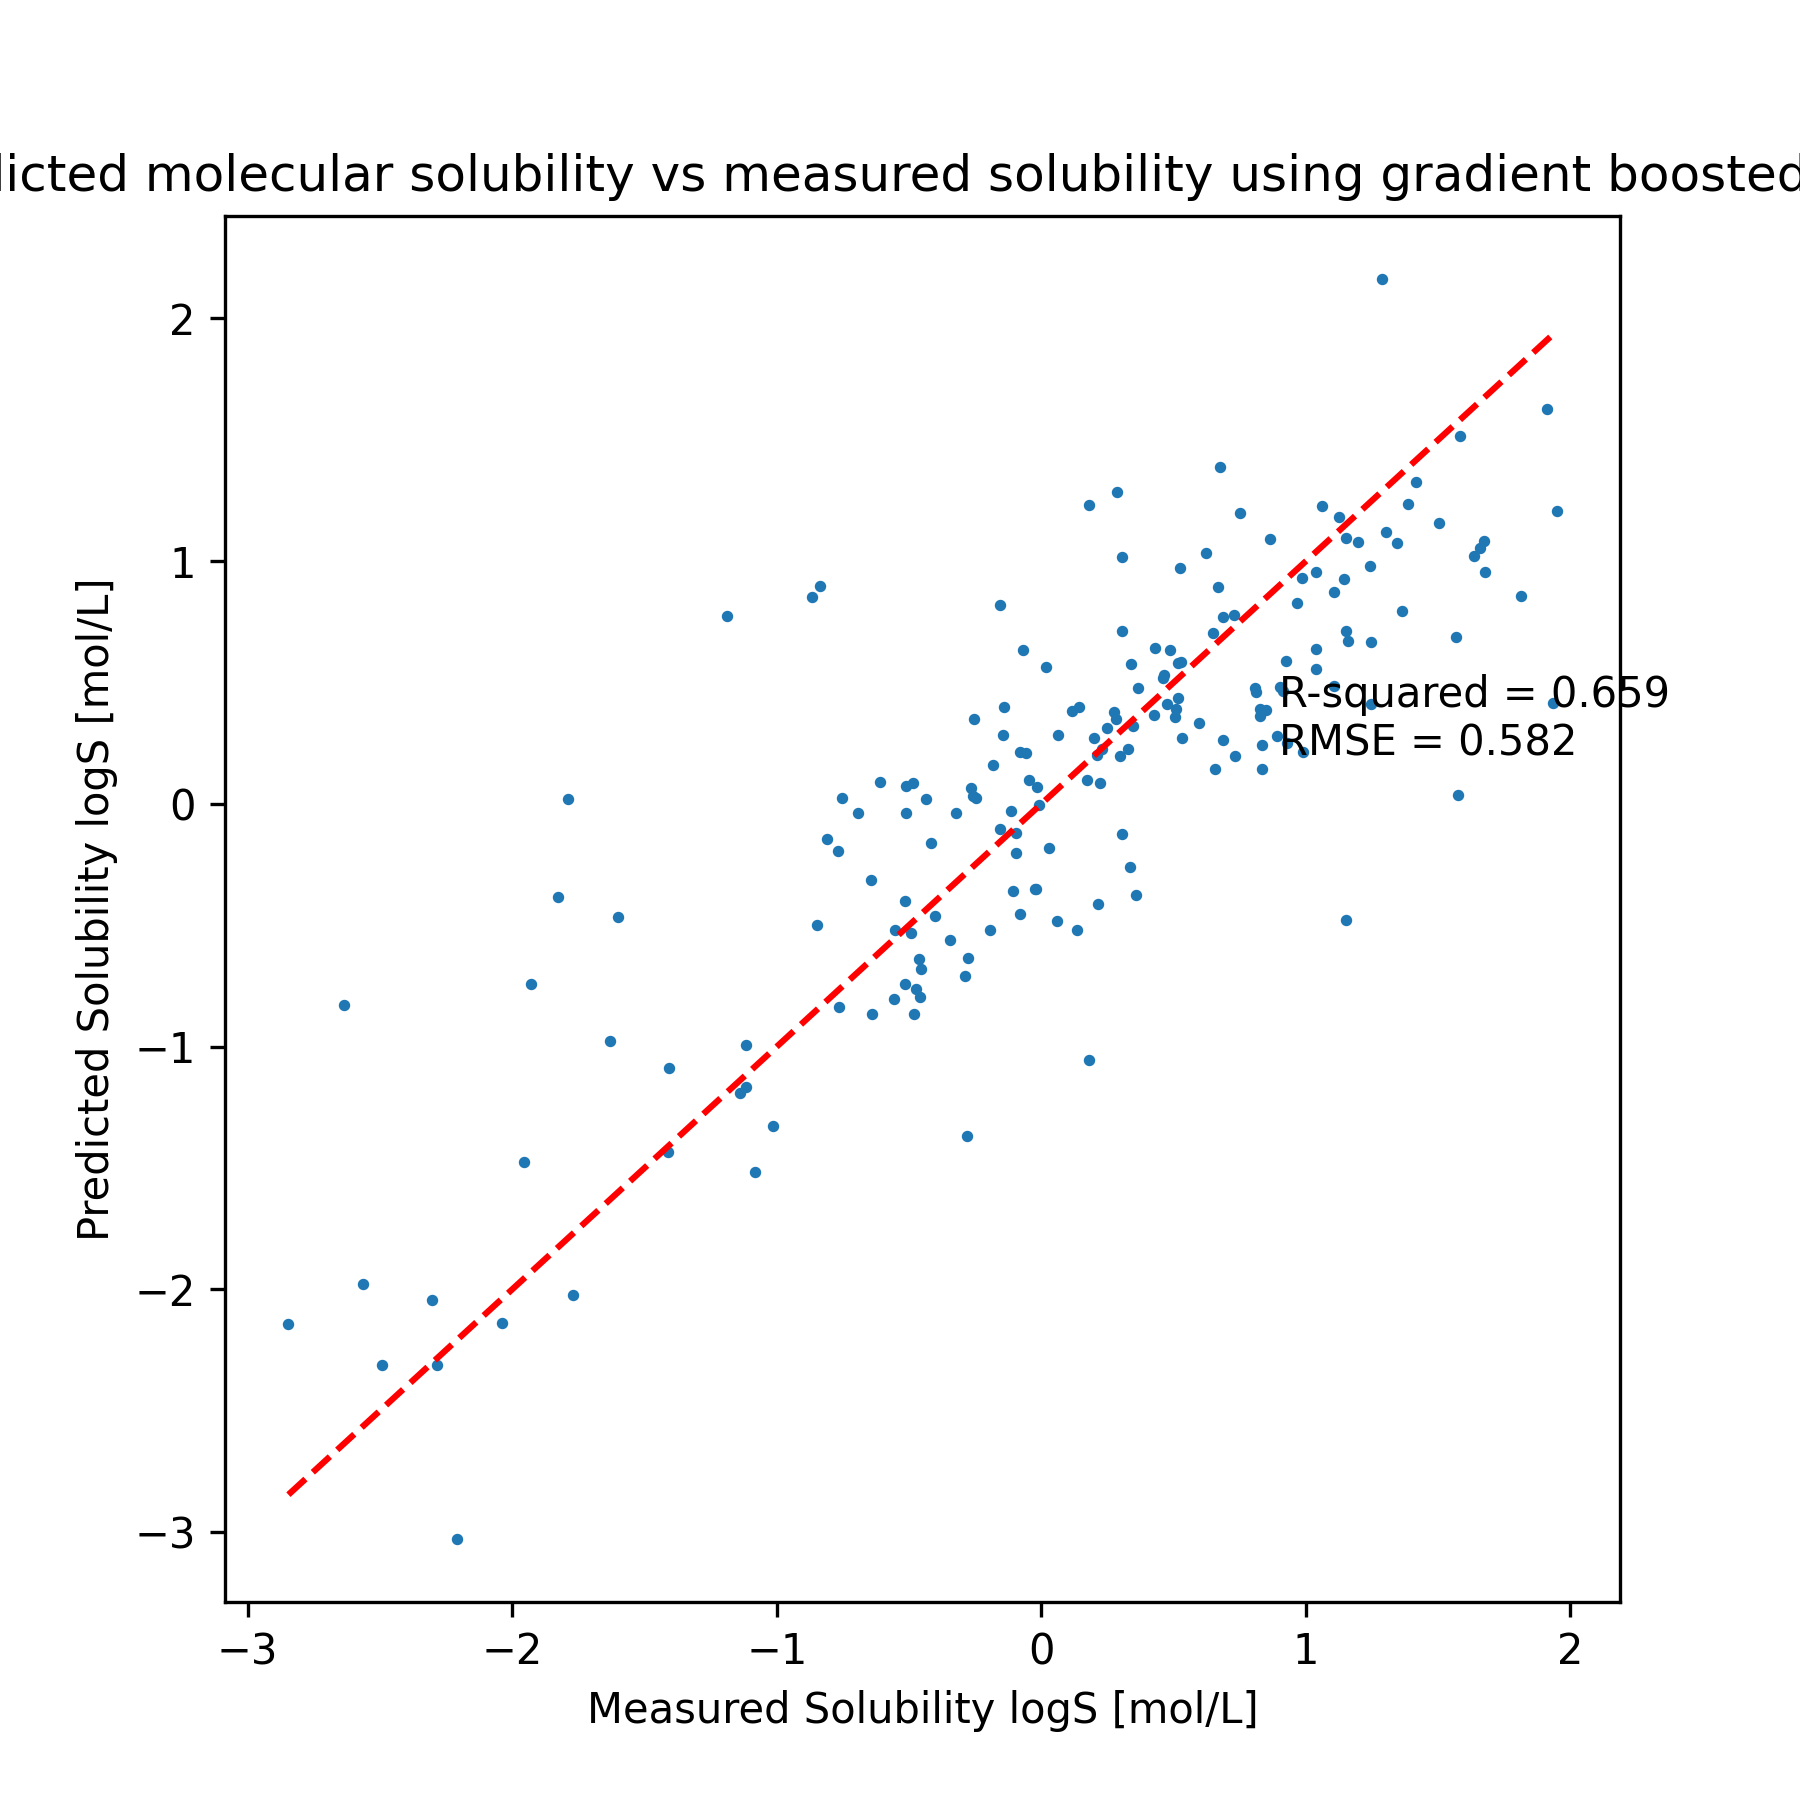

Python code for this plot:
#Scatter graph 

import matplotlib.pyplot as plt
import pandas as pd

def scatter_plot(test_dataframe, predicted_RMSE, predicted_r2_score, save_path="scatter_plot.png"):

    """
    Create a scatter plot for the test data
    
    Args:

        test_dataframe (pd.DataFrame): Test dataframe values
        predicted_RMSE (float): Predicted root mean square deviation
        predicted_r2_score (float): Predicted r score 
        save_path (str): File path to scatter plot

    Returns:

        Nothing 
        
    """
    
    min_val = test_dataframe["Actual Solubility logS [mol/L]"].min()
    max_val = test_dataframe["Actual Solubility logS [mol/L]"].max()

    plt.figure(figsize=(6, 6))
    plt.scatter(test_dataframe["Actual Solubility logS [mol/L]"], test_dataframe["Predicted Solubility logS [mol/L]"], s=3) #x, y
    plt.title("Predicted molecular solubility vs measured solubility using gradient boosted trees")
    plt.xlabel("Measured Solubility logS [mol/L]")
    plt.ylabel("Predicted Solubility logS [mol/L]")
    plt.plot([min_val, max_val], [min_val, max_val], color='red', linestyle='--')
    plt.text(0.9, 0.2, 'R-squared = %.3f\nRMSE = %.3f' % (predicted_r2_score, predicted_RMSE))
    plt.savefig(save_path, dpi=300)
    plt.close()